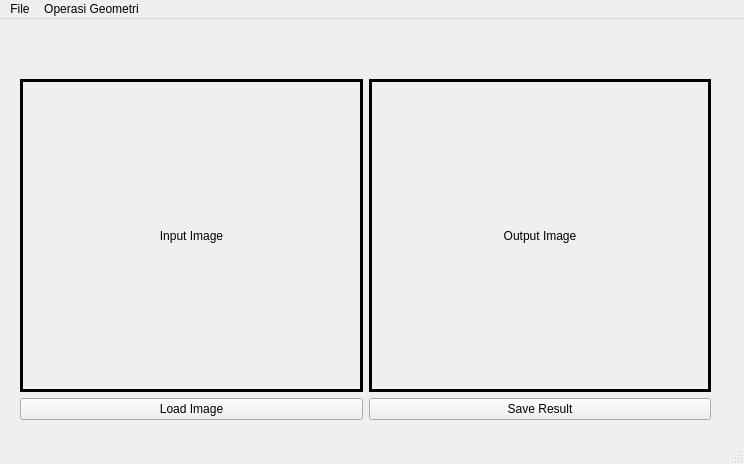
<?xml version="1.0" encoding="UTF-8"?>
<ui version="4.0">
 <class>MainWindow</class>
 <widget class="QMainWindow" name="MainWindow">
  <property name="geometry">
   <rect>
    <x>0</x>
    <y>0</y>
    <width>744</width>
    <height>464</height>
   </rect>
  </property>
  <property name="windowTitle">
   <string>MainWindow</string>
  </property>
  <widget class="QWidget" name="centralwidget">
   <widget class="QWidget" name="horizontalLayoutWidget">
    <property name="geometry">
     <rect>
      <x>20</x>
      <y>60</y>
      <width>691</width>
      <height>341</height>
     </rect>
    </property>
    <layout class="QHBoxLayout" name="horizontalLayout">
     <item>
      <layout class="QVBoxLayout" name="verticalLayout">
       <item>
        <widget class="QLabel" name="imgLabel">
         <property name="frameShape">
          <enum>QFrame::Box</enum>
         </property>
         <property name="lineWidth">
          <number>3</number>
         </property>
         <property name="text">
          <string>Input Image</string>
         </property>
         <property name="alignment">
          <set>Qt::AlignCenter</set>
         </property>
        </widget>
       </item>
       <item>
        <widget class="QPushButton" name="loadButton">
         <property name="text">
          <string>Load Image</string>
         </property>
        </widget>
       </item>
      </layout>
     </item>
     <item>
      <layout class="QVBoxLayout" name="verticalLayout_2">
       <item>
        <widget class="QLabel" name="hasilLabel">
         <property name="frameShape">
          <enum>QFrame::Box</enum>
         </property>
         <property name="lineWidth">
          <number>3</number>
         </property>
         <property name="text">
          <string>Output Image</string>
         </property>
         <property name="alignment">
          <set>Qt::AlignCenter</set>
         </property>
        </widget>
       </item>
       <item>
        <widget class="QPushButton" name="saveButton">
         <property name="text">
          <string>Save Result</string>
         </property>
        </widget>
       </item>
      </layout>
     </item>
    </layout>
   </widget>
  </widget>
  <widget class="QMenuBar" name="menubar">
   <property name="geometry">
    <rect>
     <x>0</x>
     <y>0</y>
     <width>744</width>
     <height>18</height>
    </rect>
   </property>
   <widget class="QMenu" name="menuFile">
    <property name="title">
     <string>File</string>
    </property>
    <addaction name="actionLoad_Image"/>
    <addaction name="actionSave_Image"/>
   </widget>
   <widget class="QMenu" name="menuOperasi_Geometri">
    <property name="title">
     <string>Operasi Geometri</string>
    </property>
    <widget class="QMenu" name="menurotasi_2">
     <property name="title">
      <string>rotasi</string>
     </property>
     <addaction name="action_46"/>
     <addaction name="action45"/>
     <addaction name="action90"/>
     <addaction name="action_90"/>
     <addaction name="action180"/>
     <addaction name="actiontranspose"/>
    </widget>
    <widget class="QMenu" name="menuresize">
     <property name="title">
      <string>resize</string>
     </property>
     <widget class="QMenu" name="menuzoom_in">
      <property name="title">
       <string>zoom in</string>
      </property>
      <addaction name="action2x"/>
      <addaction name="action3x"/>
      <addaction name="action4x"/>
     </widget>
     <widget class="QMenu" name="menuzoom_out">
      <property name="title">
       <string>zoom out</string>
      </property>
      <addaction name="action1_2"/>
      <addaction name="action1_4"/>
      <addaction name="action3_4"/>
     </widget>
     <addaction name="menuzoom_in"/>
     <addaction name="menuzoom_out"/>
     <addaction name="actionskewed"/>
    </widget>
    <addaction name="actiontranslasi"/>
    <addaction name="menurotasi_2"/>
    <addaction name="menuresize"/>
    <addaction name="actioncrop"/>
   </widget>
   <addaction name="menuFile"/>
   <addaction name="menuOperasi_Geometri"/>
  </widget>
  <widget class="QStatusBar" name="statusbar"/>
  <action name="actionLoad_Image">
   <property name="text">
    <string>Load Image</string>
   </property>
  </action>
  <action name="actionSave_Image">
   <property name="text">
    <string>Save Image</string>
   </property>
  </action>
  <action name="actionGrayscale">
   <property name="text">
    <string>Grayscale</string>
   </property>
  </action>
  <action name="actionBrightness">
   <property name="text">
    <string>Brightness</string>
   </property>
  </action>
  <action name="actionContrast">
   <property name="text">
    <string>Contrast</string>
   </property>
  </action>
  <action name="actionContrast_Stretching">
   <property name="text">
    <string>Contrast Stretching</string>
   </property>
  </action>
  <action name="actionNegative">
   <property name="text">
    <string>Negative</string>
   </property>
  </action>
  <action name="actionBiner">
   <property name="text">
    <string>Biner</string>
   </property>
  </action>
  <action name="actionGray_Histogram">
   <property name="text">
    <string>Gray Histogram</string>
   </property>
  </action>
  <action name="actionRGB_Histogram">
   <property name="text">
    <string>RGB Histogram</string>
   </property>
  </action>
  <action name="actionEqual_Histogram">
   <property name="text">
    <string>Equal Histogram</string>
   </property>
  </action>
  <action name="actiontranslasi">
   <property name="text">
    <string>translasi</string>
   </property>
  </action>
  <action name="action_45">
   <property name="text">
    <string>-45</string>
   </property>
  </action>
  <action name="action_46">
   <property name="text">
    <string>-45</string>
   </property>
  </action>
  <action name="action45">
   <property name="text">
    <string>45</string>
   </property>
  </action>
  <action name="action90">
   <property name="text">
    <string>90</string>
   </property>
  </action>
  <action name="action_90">
   <property name="text">
    <string>-90</string>
   </property>
  </action>
  <action name="action180">
   <property name="text">
    <string>180</string>
   </property>
  </action>
  <action name="actiontranspose">
   <property name="text">
    <string>transpose</string>
   </property>
  </action>
  <action name="actionskewed">
   <property name="text">
    <string>skewed</string>
   </property>
  </action>
  <action name="action2x">
   <property name="text">
    <string>2x</string>
   </property>
  </action>
  <action name="action3x">
   <property name="text">
    <string>3x</string>
   </property>
  </action>
  <action name="action4x">
   <property name="text">
    <string>4x</string>
   </property>
  </action>
  <action name="action1_2">
   <property name="text">
    <string>1/2</string>
   </property>
  </action>
  <action name="action1_4">
   <property name="text">
    <string>1/4</string>
   </property>
  </action>
  <action name="action3_4">
   <property name="text">
    <string>3/4</string>
   </property>
  </action>
  <action name="actioncrop">
   <property name="text">
    <string>crop</string>
   </property>
  </action>
 </widget>
 <resources/>
 <connections/>
</ui>
